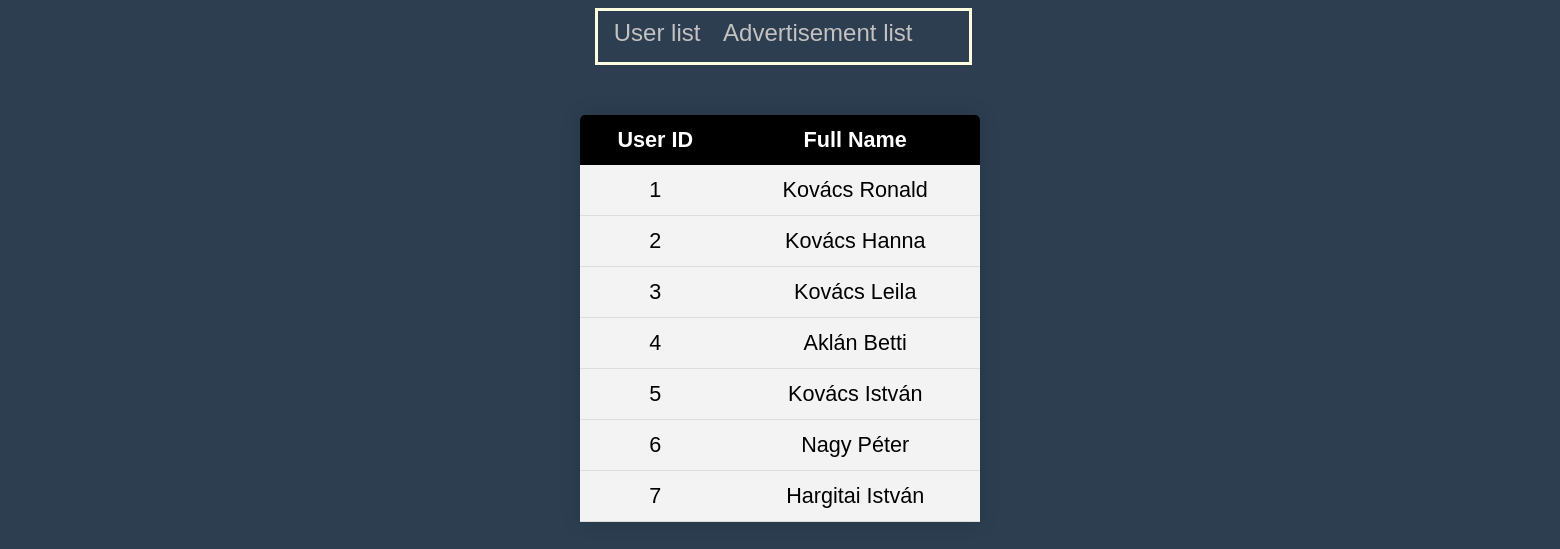
Screenshot of /user_list.php with the database file from the repository.
### tables this page shows
CREATE TABLE `users` (
  `id` int(11) NOT NULL,
  `name` varchar(50) DEFAULT NULL
);

### model/database.php (called while the page is built)
<?php
class Dbh{
   private  $host = 'localhost';
   private  $user = 'root';
   private $pwd = '';
   private $dbName ='advertisement';
    protected function connect()
        {
            $dsn ='mysql:host=' . $this->host . ';dbname='. $this->dbName;
            $pdo = new PDO($dsn, $this->user, $this->pwd);
            $pdo->setAttribute(PDO::ATTR_DEFAULT_FETCH_MODE, PDO::FETCH_ASSOC);
            return $pdo;
        }
}

### model/users_model.php (called while the page is built)
<?php
require 'database.php';
class Users extends Dbh
{
    public function getUsers(){
        $sql = "SELECT * FROM users";
        $stmt = $this->connect()->query($sql);
        $stmt->execute();
        return $stmt;
    }
}

### view/users_view.php (the view, shortened to what this page needs)
<?php
require('model/users_model.php');
class UsersView extends Users
{
    public function showUsers()
    {
        $stmt = $this->getUsers();
        $html ='<table class="content-table"/>';
        $html .='<thead>';
        $html .='<tr>';
        $html .='<th>User ID</th>';
        $html .='<th>Full Name</th>';
        $html .='</tr>';
        $html .='</thead>';
        $html .='<tbody>';
        while ($results = $stmt->fetch())
        {
            $html .= '<tr>';
            $html .= ('<td>'.$results['id'].'</td>');
            $html .= ('<td>'. $results['name'].'</td>');
            $html .= '</tr>';
        }
        $html .='</tbody>';
        $html .='<table>';
        return $html;
    }
}

### style/main.css (style rules this page uses)
body { font-size: 24px; font-family: 'Poppins', sans-serif; background: #2c3e50; }
.content-table { border-collapse: collapse; margin: auto; font-size: 0.9em; min-width: 400px; border-radius: 5px 5px 0 0; overflow: hidden; box-shadow: 0 0 20px rgba(0, 0, 0, 0.15); text-align: center; }
.content-table thead tr { background-color: black; color: white; font-weight: bold; }
.content-table th, .content-table td { padding: 12px 15px; }
.content-table tbody tr { border-bottom: 1px solid #dddddd; background-color: #f3f3f3; }

### rows the page displays
users: id "1", name "Kovács Ronald"
users: id "2", name "Kovács Hanna"
users: id "3", name "Kovács Leila"
users: id "4", name "Aklán Betti"
users: id "5", name "Kovács István"
users: id "6", name "Nagy Péter"
users: id "7", name "Hargitai István"
